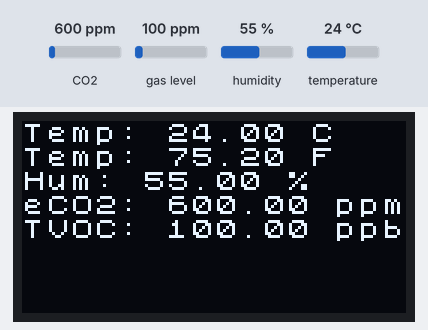
Recording of a sketch running on a simulated ESP32. Shown: 128×64 one-colour display. Inputs (shaded band) come from the test bench; at power-on: CO2 600 ppm, humidity 55 %, gas level 100 ppm, temperature 24 °C. WiFi joins after 1.5 s; servers stay silent unless stated; what the sketch prints to the serial monitor is not drawn.

Above: at 4.5 s.
4.6 s: CO2 set to 452 ppm
At 6.6 s:
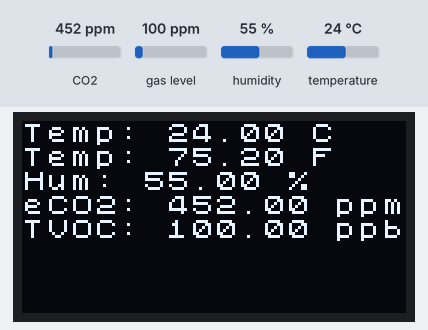
12.8 s: humidity set to 22 %
At 16.4 s:
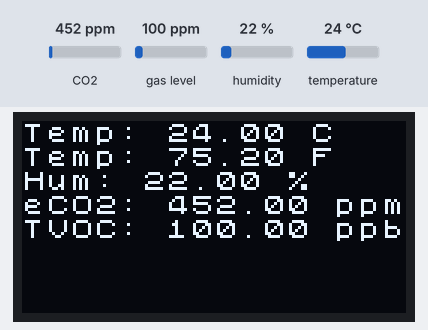
16.9 s: gas level set to 20 ppm
At 18.1 s:
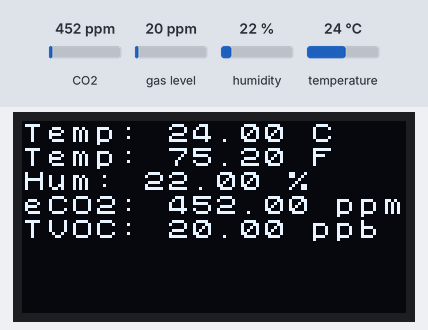
18.9 s: temperature set to 12 °C
At 20.5 s:
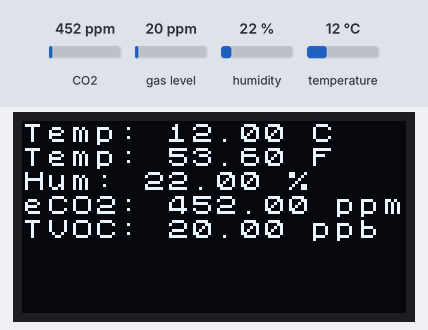
20.9 s: CO2 set to 1050 ppm
At 22.4 s:
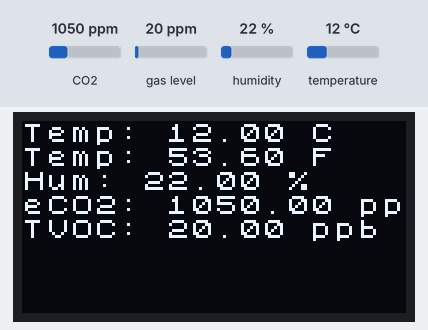
22.9 s: humidity set to 40 %
At 24.8 s:
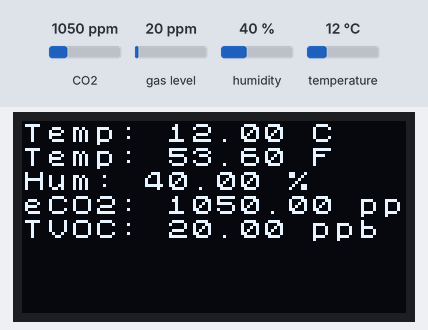
Timing chart, 0 to 25.9 s (numbered marks = the images above; inputs shaded):
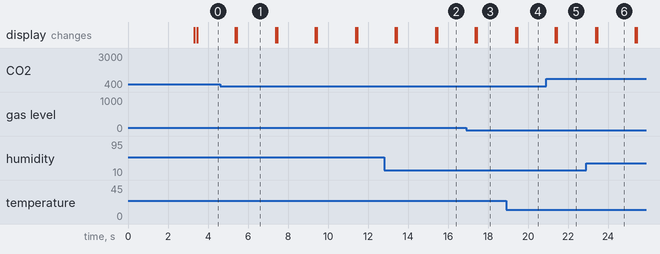

Measured:
- after the input at 4.6 s, the display: first differs from a run without the input after 0.84 s (image 1)
- after the input at 12.8 s, the display: first differs from a run without the input after 2.7 s (image 2)
- after the input at 16.9 s, the display: first differs from a run without the input after 0.54 s (image 3)
- after the input at 18.9 s, the display: first differs from a run without the input after 0.56 s (image 4)
- after the input at 20.9 s, the display: first differs from a run without the input after 0.54 s (image 5)
- after the input at 22.9 s, the display: first differs from a run without the input after 0.57 s (image 6)
- what the display in image 1 shows lasts 2.0 s, from 5.4 s to 7.4 s

The sketch:

ated_Blynk_and_thingspeak_oled_not_working_sensors_work_well.ino
```cpp
// Blynk credentials
#define BLYNK_TEMPLATE_ID           "TMPL2kXYQfzOa"
#define BLYNK_TEMPLATE_NAME         "Tempidity Sensor"
#define BLYNK_AUTH_TOKEN            "K-RIbY4Xwiafj4WyQeLFu0_Fo-kawxa1"

// WiFi credentials
char ssid[] = "Fios-3LcLc";
char pass[] = "was55buy742paly";

// Include necessary libraries
#include <Wire.h>
#include <U8x8lib.h>          // Include U8x8 library for OLED
#include <Adafruit_CCS811.h>  // Include Adafruit CCS811 library
#include <DHT.h>              // Include DHT sensor library
#include <WiFi.h>             // Include WiFi library
#include <BlynkSimpleEsp32.h> // Include Blynk library
#include <ThingSpeak.h>       // Include ThingSpeak library

// ThingSpeak settings
WiFiClient client;
unsigned long myChannelNumber = 2704818;  // Your ThingSpeak Channel Number
const char *myWriteAPIKey = "QQZSBLQF1VTZ118N";  // ThingSpeak API key

// DHT sensor setup
#define DHTPIN 4        // DHT data pin
#define DHTTYPE DHT11   // DHT 11 or DHT22
DHT dht(DHTPIN, DHTTYPE);

// OLED Pin Definitions (SPI Mode)
#define OLED_DC 16
#define OLED_CS 5
#define OLED_RESET 17
#define OLED_SCK 18
#define OLED_MOSI 23

// Initialize the OLED display using U8x8 (SPI mode)
U8X8_SH1106_128X64_NONAME_4W_HW_SPI u8x8(OLED_CS, OLED_DC, OLED_RESET); // Keep only CS, DC, and RST

// Initialize CCS811 sensor
Adafruit_CCS811 ccs811;

// Timing variables
unsigned long lastThingSpeakUpdate = 0;
const unsigned long thingSpeakInterval = 15000; // 15 seconds for ThingSpeak
unsigned long lastRead = 0;
const unsigned long readInterval = 2000; // 2 seconds for sensor readings

// Setup function
void setup() {
    Serial.begin(115200);

    // Connect to WiFi
    WiFi.begin(ssid, pass);
    while (WiFi.status() != WL_CONNECTED) {
        delay(1000);
        Serial.println("Connecting to WiFi...");
    }
    Serial.println("Connected to WiFi!");

    // Initialize Blynk
    Blynk.begin(BLYNK_AUTH_TOKEN, ssid, pass);

    // Initialize ThingSpeak
    ThingSpeak.begin(client);

    // Initialize DHT sensor
    dht.begin();

    // Initialize CCS811 sensor
    if (!ccs811.begin()) {
        Serial.println("Failed to find CCS811 sensor.");
        while (1); // Stay here if sensor initialization fails
    }

    // Wait for the sensor to be ready
    delay(1000);

    // Initialize OLED display
    u8x8.begin();
    u8x8.setFont(u8x8_font_chroma48medium8_r);  // Set font for display
    u8x8.setFlipMode(0);  // Flip the display if necessary
}

// Function to convert Celsius to Fahrenheit
float celsiusToFahrenheit(float celsius) {
    return (celsius * 9.0 / 5.0) + 32.0;
}

// Main loop
void loop() {
    unsigned long currentMillis = millis();

    // Read sensors regularly
    if (currentMillis - lastRead >= readInterval) {
        lastRead = currentMillis;

        // Read temperature and humidity
        float humidity = dht.readHumidity();
        float temperatureC = dht.readTemperature(); // Celsius
        float temperatureF = celsiusToFahrenheit(temperatureC); // Convert to Fahrenheit

        // Check if the CCS811 sensor is ready
        if (ccs811.available()) {
            // Read data from the sensor
            if (!ccs811.readData()) {
                float eco2 = ccs811.geteCO2();
                float tvoc = ccs811.getTVOC();

                // Clear the display and update it with sensor readings
                u8x8.clearDisplay();
                u8x8.setCursor(0, 0);
                u8x8.print("Temp: ");
                u8x8.print(temperatureC);
                u8x8.print(" C");

                u8x8.setCursor(0, 1);
                u8x8.print("Temp: ");
                u8x8.print(temperatureF);
                u8x8.print(" F");

                u8x8.setCursor(0, 2);
                u8x8.print("Hum: ");
                u8x8.print(humidity);
                u8x8.print(" %");

                u8x8.setCursor(0, 3);
                u8x8.print("eCO2: ");
                u8x8.print(eco2);
                u8x8.print(" ppm");

                u8x8.setCursor(0, 4);
                u8x8.print("TVOC: ");
                u8x8.print(tvoc);
                u8x8.print(" ppb");

                // Send data to Blynk
                Blynk.virtualWrite(V0, temperatureC); // Virtual pin for temperature in Celsius
                Blynk.virtualWrite(V1, temperatureF); // Virtual pin for temperature in Fahrenheit
                Blynk.virtualWrite(V2, humidity);      // Virtual pin for humidity
                Blynk.virtualWrite(V3, eco2);          // Virtual pin for eCO2
                Blynk.virtualWrite(V4, tvoc);          // Virtual pin for TVOC

                // Send data to ThingSpeak
                ThingSpeak.setField(1, temperatureC); // Field for temperature in Celsius
                ThingSpeak.setField(2, temperatureF); // Field for temperature in Fahrenheit
                ThingSpeak.setField(3, humidity);      // Field for humidity
                ThingSpeak.setField(4, eco2);          // Field for eCO2
                ThingSpeak.setField(5, tvoc);          // Field for TVOC

                // Update ThingSpeak every 15 seconds
                if (currentMillis - lastThingSpeakUpdate >= thingSpeakInterval) {
                    ThingSpeak.writeFields(myChannelNumber, myWriteAPIKey);
                    lastThingSpeakUpdate = currentMillis; // Update the timer
                }
            }
        }
    }

    Blynk.run(); // Run Blynk
}
```
